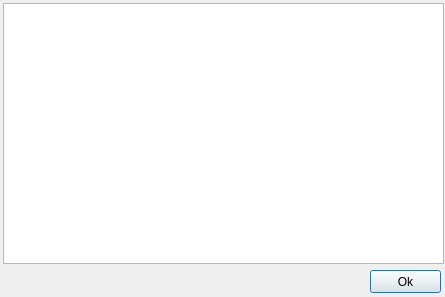
<?xml version="1.0" encoding="UTF-8"?>
<ui version="4.0">
 <class>Dialog</class>
 <widget class="QDialog" name="Dialog">
  <property name="geometry">
   <rect>
    <x>0</x>
    <y>0</y>
    <width>445</width>
    <height>297</height>
   </rect>
  </property>
  <property name="windowTitle">
   <string>Dialog</string>
  </property>
  <widget class="QTextBrowser" name="textBrowser">
   <property name="geometry">
    <rect>
     <x>3</x>
     <y>3</y>
     <width>441</width>
     <height>261</height>
    </rect>
   </property>
   <property name="html">
    <string>&lt;!DOCTYPE HTML PUBLIC &quot;-//W3C//DTD HTML 4.0//EN&quot; &quot;http://www.w3.org/TR/REC-html40/strict.dtd&quot;&gt;
&lt;html&gt;&lt;head&gt;&lt;meta name=&quot;qrichtext&quot; content=&quot;1&quot; /&gt;&lt;style type=&quot;text/css&quot;&gt;
p, li { white-space: pre-wrap; }
&lt;/style&gt;&lt;/head&gt;&lt;body style=&quot; font-family:'MS Shell Dlg 2'; font-size:8.25pt; font-weight:400; font-style:normal;&quot;&gt;
&lt;p style=&quot;-qt-paragraph-type:empty; margin-top:0px; margin-bottom:0px; margin-left:0px; margin-right:0px; -qt-block-indent:0; text-indent:0px;&quot;&gt;&lt;br /&gt;&lt;/p&gt;&lt;/body&gt;&lt;/html&gt;</string>
   </property>
  </widget>
  <widget class="QPushButton" name="pushButton">
   <property name="geometry">
    <rect>
     <x>370</x>
     <y>270</y>
     <width>71</width>
     <height>23</height>
    </rect>
   </property>
   <property name="text">
    <string>Ok</string>
   </property>
  </widget>
 </widget>
 <resources>
  <include location="C:/Users/bharath.s/Desktop/test.qrc"/>
 </resources>
 <connections/>
</ui>
